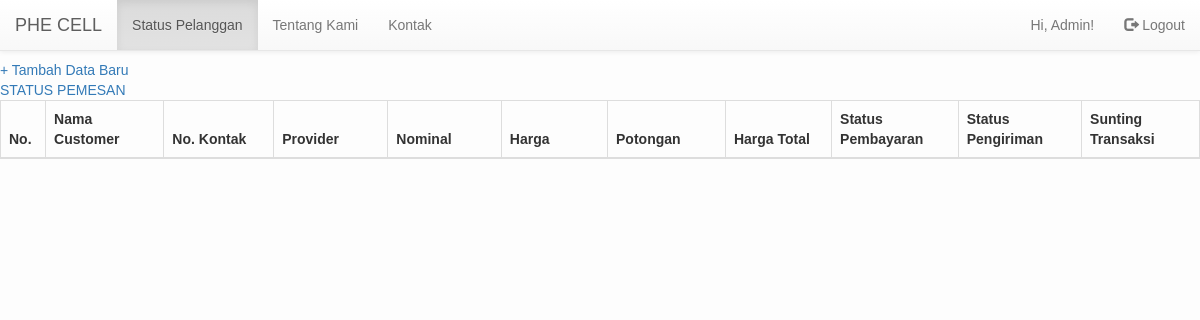
Before: /status_transaksi.php with the older database file.
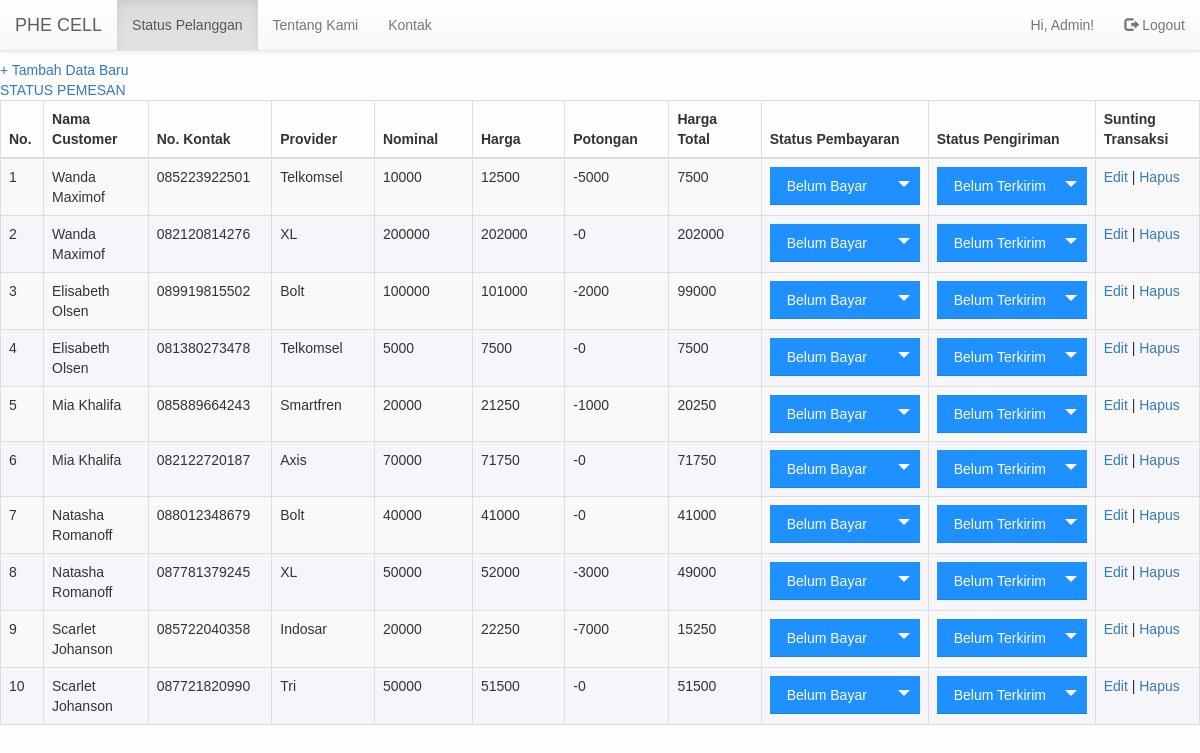
After: the same page with the newer database file.
### tables this page shows
create table pesanan(
    id_pesanan char(15) PRIMARY KEY, 
    waktu timestamp, 
    status_pembayaran boolean DEFAULT false, 
    status_pengiriman boolean DEFAULT false, 
    nomor_hp char(12) NOT NULL, 
    nominal int(7), 
username char(20), id_produk char(4), kd_promo char(16) DEFAULT '0000000000000000', id_admin char(6), 
FOREIGN KEY (username) REFERENCES customer(username),
FOREIGN KEY (id_produk) REFERENCES produk(id_produk),
FOREIGN KEY (kd_promo) REFERENCES promo(kd_promo),
FOREIGN KEY (id_admin) REFERENCES admin(id_admin)
);

create table if not exists customer(
    username char(20) PRIMARY KEY, 
    nama_cust varchar(30) NOT NULL, 
    password_cust char(20) NOT NULL
);

create table if not exists produk(
    id_produk char(4) PRIMARY KEY, 
    nama_operator varchar(10) NOT NULL, 
    harga_tambahan int(7)
);

create table if not exists promo(
    kd_promo char(16) PRIMARY KEY, 
    potongan int(7), 
    status boolean DEFAULT true
);

### status_transaksi.php (the view, shortened to what this page needs)
<!DOCTYPE html>
<html>
<head>
	<link rel="stylesheet" href="https://maxcdn.bootstrapcdn.com/bootstrap/3.3.6/css/bootstrap.min.css">
  <link rel="stylesheet" href="https://maxcdn.bootstrapcdn.com/bootstrap/3.3.6/css/bootstrap-theme.min.css">
  <link rel="stylesheet" type="text/css" href="style.css">
</head>
<body class="inapp">
		  <nav class="navbar navbar-default navbar navbar-fixed-top">
        <div class="container-fluid">
                <div class="navbar-header">
                    <a class="navbar-brand">PHE CELL</a>
                </div>
                <div class="collapse navbar-collapse" id="bs-example-navbar-collapse-1">
                    <ul class="nav navbar-nav">
                        <li class="active"><a>Status Pelanggan <span class="sr-only">(current)</span></a></li>
                        <li><a href="#">Tentang Kami</a></li>
                        <li><a href="#">Kontak</a></li>
                    </ul>
                    <ul class="nav navbar-nav navbar-right">
                        <li><a>Hi, Admin!</a></li>
                        <li><a href="#"><span class="glyphicon glyphicon-log-out"></span> Logout</a></li>
                    </ul>
                </div>
            </div>
    </nav>
    <br/>
    <br/>
    <br/>
    <a href="add.php">+ Tambah Data Baru</a>
	<div>
		<a class="text-lg-center text-uppercase">Status Pemesan</a>
		<table class="table table-bordered table-striped table-hover">
			<thead>
				<tr>
					<th class="short">No.</th>
					<th class="normal">Nama Customer</th>
					<th class="normal">No. Kontak</th>
					<th class="normal">Provider</th>
          <th class="normal">Nominal</th>
          <th class="normal">Harga</th>
        	<th class="normal">Potongan</th>
          <th class="normal">Harga Total</th>
          <th class="normal">Status Pembayaran</th>
          <th class="normal">Status Pengiriman</th>
          <th class="normal">Sunting Transaksi</th>
				</tr>
      </thead>
        			<?php
                $query_mysql = mysql_query("SELECT * FROM pesanan NATURAL JOIN customer NATURAL JOIN produk NATURAL JOIN promo")or die(mysql_error());
                $nomor = 1;
                while($data = mysql_fetch_array($query_mysql)){
                ?>
                <tr>
                    <td><?php echo $nomor++; ?></td>
                    <td><?php echo $data['nama_cust']; ?></td>
                    <td><?php echo $data['nomor_hp']; ?></td>
                    <td><?php echo $data['nama_operator']; ?></td>
                    <td><?php echo $data['nominal'];?></td>
                    <td><?php echo $data['nominal']+$data['harga_tambahan'];?></td>
                    <td><?php echo "-".$data['potongan'];?></td>
                    <td><?php echo $data['nominal']+$data['harga_tambahan']-$data['potongan'];?></td>
                    <td>
											<div class="kustom-select" style="width:150px;">
											<select>
											<option value="0">Belum Bayar</option>
											</select>
											</div>
										</td>
                    <td>
											<div class="kustom-select" style="width:150px;">
											<select>
											<option value="0">Belum Terkirim</option>
											</select>
											</div>
										</td>
                    <td>
                        <a class="edit" href="edit.php?id=<?php echo $data['id_pesanan']; ?>">Edit</a> |
                        <a class="hapus" href="delete.php?id=<?php echo $data['id_pesanan']; ?>">Hapus</a>
                    </td>
                </tr>
            <?php } ?>
		</table>
	   </div>
</body>

### style.css (style rules this page uses)
body { font-family: sans-serif; background: #b7cac9; }
.inapp { font-family: sans-serif; background: #fdfdfd; }
.short { width: 50px; }
.normal { width: 150px; }
thead th { text-align: left; padding: 10px; }
tbody td { border-top: 1px solid #e3e3e3; padding: 10px; }
tbody tr:nth-child(even) { background: #F6F5FA; }
.kustom-select { position: relative; font-family: Arial; }
.kustom-select select { display: none; }

Changed rows visible on the page:
added pesanan: username.nama_cust "Wanda Maximof", nomor_hp "085223922501", id_produk.nama_operator "Telkomsel", nominal "10000", $data['nominal']+$data['harga_tambahan'] "12500", kd_promo.potongan "5000", $data['nominal']+$data['harga_tambahan']-$data['potongan'] "7500"
added pesanan: username.nama_cust "Wanda Maximof", nomor_hp "082120814276", id_produk.nama_operator "XL", nominal "200000", $data['nominal']+$data['harga_tambahan'] "202000", kd_promo.potongan "0", $data['nominal']+$data['harga_tambahan']-$data['potongan'] "202000"
added pesanan: username.nama_cust "Elisabeth Olsen", nomor_hp "089919815502", id_produk.nama_operator "Bolt", nominal "100000", $data['nominal']+$data['harga_tambahan'] "101000", kd_promo.potongan "2000", $data['nominal']+$data['harga_tambahan']-$data['potongan'] "99000"
added pesanan: username.nama_cust "Elisabeth Olsen", nomor_hp "081380273478", id_produk.nama_operator "Telkomsel", nominal "5000", $data['nominal']+$data['harga_tambahan'] "7500", kd_promo.potongan "0", $data['nominal']+$data['harga_tambahan']-$data['potongan'] "7500"
added pesanan: username.nama_cust "Mia Khalifa", nomor_hp "085889664243", id_produk.nama_operator "Smartfren", nominal "20000", $data['nominal']+$data['harga_tambahan'] "21250", kd_promo.potongan "1000", $data['nominal']+$data['harga_tambahan']-$data['potongan'] "20250"
added pesanan: username.nama_cust "Mia Khalifa", nomor_hp "082122720187", id_produk.nama_operator "Axis", nominal "70000", $data['nominal']+$data['harga_tambahan'] "71750", kd_promo.potongan "0", $data['nominal']+$data['harga_tambahan']-$data['potongan'] "71750"
added pesanan: username.nama_cust "Natasha Romanoff", nomor_hp "088012348679", id_produk.nama_operator "Bolt", nominal "40000", $data['nominal']+$data['harga_tambahan'] "41000", kd_promo.potongan "0", $data['nominal']+$data['harga_tambahan']-$data['potongan'] "41000"
added pesanan: username.nama_cust "Natasha Romanoff", nomor_hp "087781379245", id_produk.nama_operator "XL", nominal "50000", $data['nominal']+$data['harga_tambahan'] "52000", kd_promo.potongan "3000", $data['nominal']+$data['harga_tambahan']-$data['potongan'] "49000"
added pesanan: username.nama_cust "Scarlet Johanson", nomor_hp "085722040358", id_produk.nama_operator "Indosar", nominal "20000", $data['nominal']+$data['harga_tambahan'] "22250", kd_promo.potongan "7000", $data['nominal']+$data['harga_tambahan']-$data['potongan'] "15250"
added pesanan: username.nama_cust "Scarlet Johanson", nomor_hp "087721820990", id_produk.nama_operator "Tri", nominal "50000", $data['nominal']+$data['harga_tambahan'] "51500", kd_promo.potongan "0", $data['nominal']+$data['harga_tambahan']-$data['potongan'] "51500"
